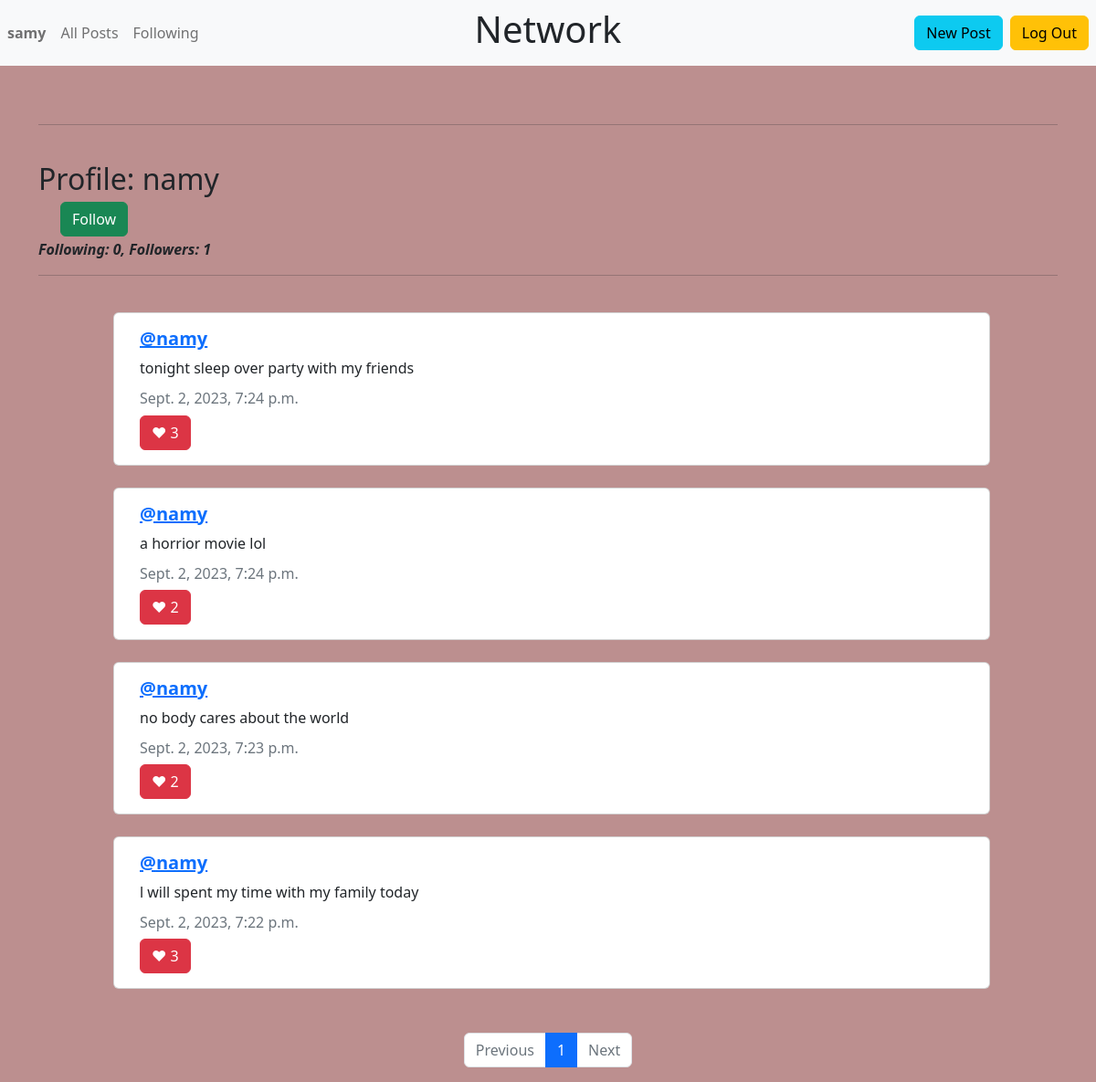
The page /profile/2 (signed in) on the database its author committed.
### network/models.py (models this page shows, shortened)
class User(AbstractUser):
    pass

class Post(models.Model):
    author = models.ForeignKey(User, on_delete=models.CASCADE)
    postText = models.CharField(max_length=255)
    posted = models.DateTimeField(auto_now_add=True)
    like = models.ManyToManyField(User, blank=True, related_name="likes")

### network/views.py (the view)
# urls.py: path("profile/<int:user_id>", views.profile, name="profile"),
@login_required
def profile(request, user_id):
    profile = User.objects.get(id=user_id)
    if Follow.objects.filter(user=user_id, followed_by=request.user).exists():
        following_status = True
    else:
        following_status = False
    followList = []
    following = request.user.following.all()
    for x in following:
        followList.append(x.user.id)
    posts = Post.objects.filter(author=user_id).order_by('-posted')
    paginator = Paginator(posts, 10)
    page_number = request.GET.get('page')
    page_obj = paginator.get_page(page_number)
    return render(request, "network/profile.html", {
        "page_obj": page_obj,
        "viewed_profile": profile.username,
        "viewed_profile_id": user_id,
        "posts": posts,
        "following": profile.following.all().count(),
        "followedBy": Follow.objects.filter(user=user_id).count(),
        "following_status": following_status
    })

### network/templates/network/profile.html (shortened to what this page needs)
{% extends "network/layout.html" %}
{% block body %}
<br>
<div class="inline">
<hr><br>
<h2 data-id="{{viewed_profile_id}}">Profile: {{viewed_profile}}</h2>
{% if user.username == viewed_profile %}
<button type="button" style = "position:relative; bottom:2px;" class="follow btn btn-success ms-4" disabled>Follow</button>
{% else %}
{% if following_status == True %}
    <button type="button" style = "position:relative; bottom:2px;" class="follow btn btn-danger ms-4">Unfollow</button>
{% elif following_status == False %}
    <button type="button" style = "position:relative; bottom:2px;" class="follow btn btn-success ms-4">Follow</button>
{% endif %}
{% endif %}
</div>
<i><p ><b>Following: {{following}}, Followers: {{followedBy}}</b></p></i>
<hr>
<br>
<div class="container">
{% for post in page_obj %}
    <div class="row justify-content-center mb-4">
        <div class="ms-2 card" style="width: 60rem" data-id="{{post.id}}";>
            <div class="card-body rounded">
                <h5 class="card-title"><a href="{% url 'profile' user_id=post.author.id%}"><b>@{{ post.author}}</b></h5></a>
                <p class="card-text" id="postText">{{post.postText}}</p>
                <h6 class="card-subtitle mb-2 text-muted">{{post.posted}}</h6>
                {% if user.username in post.like.all|stringformat:'s' %}
                    <button class="btn btn-danger float-left" id="follower">&hearts;&nbsp;<span id="number">{{ post.like.all.count }}</span></button>
                {% else %}
                    <button class="btn btn-secondary float-left" id="follower">&hearts;&nbsp;<span id="number">{{ post.like.all.count }}</span></button>
                {% endif %}
            </div>
        </div>
    <br>
    </div>
{% endfor %}
<br>
<nav aria-label="Page">
    <ul class="pagination justify-content-center">
        {% if page_obj.has_previous %}
            <li class="page-item">
            <a class="page-link" href="?page={{ page_obj.previous_page_number }}">Previous</a>
            </li>
        {% else %}
            <li class="page-item disabled">
            <a class="page-link" href="#" tabindex="-1" aria-disabled="True">Previous</a>
        </li>
        {% endif %}
        {% for i in page_obj.paginator.page_range %}
            {% if page_obj.number == i %}
                <li class="page-item active" aria-current="page">
                <span class="page-link">
                {{ i }}
                </span>
                </li>
            {% else %}
                <li class="page-item"><a class="page-link" href="?page={{ i }}">{{ i }}</a></li>
            {% endif %}
        {% endfor %}
        {% if page_obj.has_next %}
            <li class="page-item">
            <a class="page-link" href="?page={{ page_obj.next_page_number }}">Next</a>
            </li>
        {% else %}
            <li class="page-item disabled">
            <a class="page-link" href="#" tabindex="-1" aria-disabled="True">Next</a>
            </li>
        {% endif %}
    </ul>
    </nav>
{% endblock %}

### network/templates/network/layout.html (shortened to what this page needs)
{% load static %}
<!DOCTYPE html>
<html lang="en">
<head>
    <link href="https://cdn.jsdelivr.net/npm/bootstrap@5.2.3/dist/css/bootstrap.min.css" rel="stylesheet">
    <link rel="stylesheet" href="{% static 'network/styles.css' %}"/>
</head>
<body>
    <nav class="navbar navbar-expand-md navbar-light bg-light">
    <div class="navbar-collapse collapse w-100 order-1 order-md-0 dual-collapse2">
    <ul class="navbar-nav mr-auto">
        {% if user.is_authenticated %}
        <li class="nav-item active">
            <a class="nav-link" href="{% url 'profile' user_id=user.id%}"><strong>{{ user.username }}</strong></a>
        </li>
        <li class="nav-item">
            <a class="nav-link" href="{% url 'allPosts' %}">All Posts</a>
        </li>
        <li class="nav-item">
            <a class="nav-link" href="{% url 'following' %}">Following</a>
        </li>
        {% endif %}
    </ul>
    </div>
    <div class="mx-auto order-0">
    <h1>Network</h1>
    </div>
    <div class="navbar-collapse collapse w-100 order-3 dual-collapse2">
        <ul class="navbar-nav ms-auto">
        {% if user.is_authenticated %}
        <li class="nav-item">
            <a class="btn btn-info me-2" href="{% url 'post' %}" role="button"> New Post</a>
        </li>
        <li class="nav-item">
            <a class="btn btn-warning me-2" href="{% url 'logout' %}" role="button"> Log Out</a>
        </li>
        {% endif %}
    </ul>
    </div>
</nav>
<div class="body">
    <div class="container">
    <br>
    {% block body %}
    {% endblock %}
</div>
</body>
</html>

### network/static/network/styles.css (style rules this page uses)
body { background-color:rosybrown }

### rows shown on the page
User: username "samy"
User: username "namy"
Post: author "namy", postText "tonight sleep over party with my friends", posted "Sept. 2, 2023, 7:24 p.m.", like.all.count "3"
Post: author "namy", postText "a horrior movie lol", posted "Sept. 2, 2023, 7:24 p.m.", like.all.count "2"
Post: author "namy", postText "no body cares about the world", posted "Sept. 2, 2023, 7:23 p.m.", like.all.count "2"
Post: author "namy", postText "l will spent my time with my family today", posted "Sept. 2, 2023, 7:22 p.m.", like.all.count "3"

### other values the page prints
{{ following }} "0"
{{ followedBy }} "1"
{{ i }} "1"
